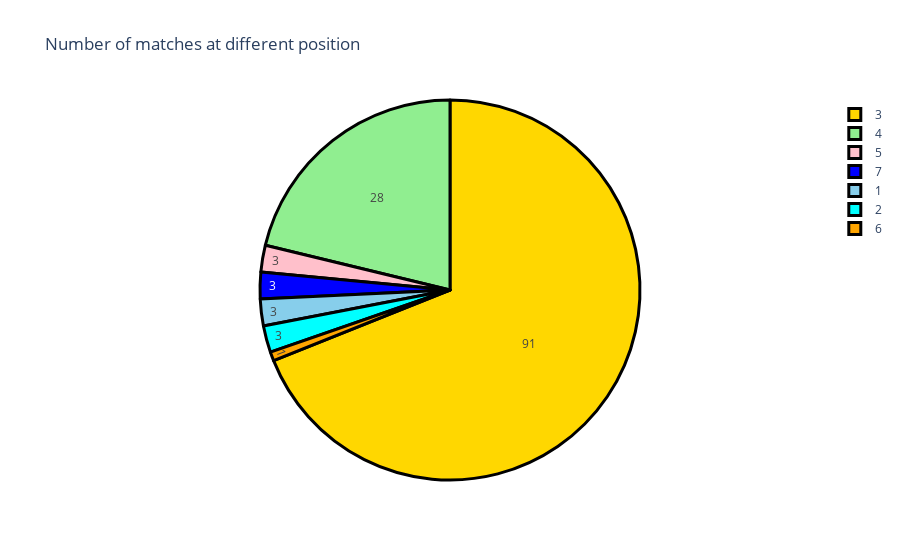

Source (notebook cell):
### Code cell
## Batting Position
pos = df['Pos'].value_counts()
lable = pos.index 
counts = pos.values 
color = ['gold','lightgreen','pink','blue','skyblue','cyan','orange']

fig = go.Figure(data=[go.Pie(labels=lable,values=counts)])
fig.update_layout(title_text='Number of matches at different position')
fig.update_traces(hoverinfo='label+percent',textinfo='value',
marker=dict(colors=color,line=dict(color='black',width=3)))



fig.show()

### Figure 1 — Plotly figure (JSON) as saved in the notebook; plotly's stock layout.template omitted (floating-point values rounded to 4 significant figures)
{"data": [{"hoverinfo": "label+percent", "labels": [3, 4, 5, 7, 1, 2, 6], "marker": {"colors": ["gold", "lightgreen", "pink", "blue", "skyblue", "cyan", "orange"], "line": {"color": "black", "width": 3}}, "textinfo": "value", "type": "pie", "values": [91, 28, 3, 3, 3, 3, 1]}], "layout": {"title": {"text": "Number of matches at different position"}}}
